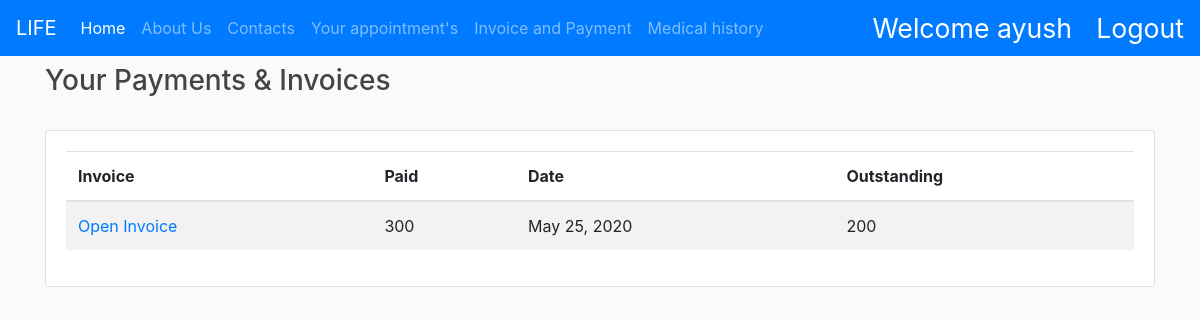
/payments/ (signed in), run on the app's committed database.
### users/models.py (models this page shows, shortened)
class User(AbstractUser):
    registeras = models.CharField(choices=REGISTER_AS, max_length=2)
    def is_patient(self):
        if self.registeras == 'P':
            return True
        else:
            return False
    class Meta:
        ordering = ('id',)

### aspatal_app/models.py (models this page shows, shortened)
class Payment(models.Model):
    patient = models.ForeignKey(User, on_delete=models.CASCADE, related_name="patient_payments")
    date = models.DateField(auto_now_add=True)
    paid = models.IntegerField(null=True)
    outstanding = models.IntegerField(null=True)
    total = models.IntegerField(null=True)
    payment_type = models.CharField(choices=PAYMENT_TYPES, max_length=1, default="I")
    class Meta:
        ordering = ('-id',)

### aspatal_app/views.py (the view)
# urls.py: path("payments/", views.pateintpayments, name="pat_payments"),
@login_required(login_url='/login/')
def pateintpayments(request):
    if request.method == "GET":
        context = {
            "payment_me" : Payment.objects.filter(patient=request.user),
        }
        return render(request, 'aspatal_app/payment_invoice.html', context=context)

### aspatal_app/templates/aspatal_app/payment_invoice.html (shortened to what this page needs)
{% extends 'aspatal_app/index.html' %}
{% load crispy_forms_tags %}
{% block content %}
<div class="row">
    <div class="col-md-12">
        <h3>Your Payments & Invoices</h3>
        <br>
        <div class="card card-body">
            <table class="table table-striped">
                <thead>
                    <th>Invoice</th>
                    <th>Paid</th>
                    <th>Date</th>
                    <th>Outstanding</th>
                </thead>
                {% for obj in payment_me %}
                <tr>
                    <td><a href="">Open Invoice</a></td>
                    <td>{{ obj.paid }}</td>
                    <td>{{ obj.date }}</td>
                    <td>{{ obj.outstanding }}</td>
                </tr>
                {% endfor %}
            </table>
        </div>
    </div>
</div>
{% endblock %}

### aspatal_app/templates/aspatal_app/index.html (shortened to what this page needs)
{% load static %}
<!doctype html>
<html lang="en">
<head>
  <link rel="stylesheet" href="https://stackpath.bootstrapcdn.com/bootstrap/4.3.1/css/bootstrap.min.css">
  <link rel="stylesheet"  type="text/css"  href="{% static 'aspatal_app/style.css' %}">
  <link rel="stylesheet" href="https://use.fontawesome.com/releases/v5.8.1/css/all.css">
</head>
<body>
{% if user.is_authenticated and user.is_patient %}
<nav class="navbar navbar-expand-lg navbar-dark bg-primary">
  <a class="navbar-brand" href="/">LIFE</a>
  <div class="collapse navbar-collapse" id="navbarSupportedContent">
    <ul class="navbar-nav mr-auto">
      <li class="nav-item active">
        <a class="nav-link" href="#">Home <span class="sr-only">(current)</span></a>
      </li>
      <li class="nav-item">
        <a class="nav-link" href="{% url 'aspatal_app:about' %}">About Us</a>
      </li>
      <li class="nav-item">
        <a class="nav-link" href="{% url 'aspatal_app:contact' %}">Contacts</a>
      </li>
      <li class="nav-item">
        <a class="nav-link" href="{% url 'aspatal_app:patient-appointments' %}">Your appointment's</a>
      </li>
      <li class="nav-item">
        <a class="nav-link" href="{% url 'aspatal_app:pat_payments' %}">Invoice and Payment</a>
      </li>
      <li class="nav-item">
        <a class="nav-link" href="{% url 'aspatal_app:med-history' %}">Medical history</a>
      </li>
    </ul>
    <a href="{% url 'users:profile' %}"style="color:white;font-size:20pt;" class="mr-4">Welcome {{user.username}}</a>
    <a href="{% url 'users:logout' %}" style="color:white;font-size:20pt;">Logout</a>
  </div>
</nav>
    {% endif %}
<main role="main" class="container">
  <div class="row mt-2">
    <div class="col-md-12">
      {% block content %}{% endblock %}
    </div>
  </div>
</main>
</body>
</html>

### aspatal_app/static/aspatal_app/style.css (style rules this page uses)
body { background: #fafafa; color: #333333; }
h1, h2, h3, h4, h5, h6 { color: #444444; }
ul { margin: 0; }

### data on the page
User: username "ayush"
Payment: paid "300", date "May 25, 2020", outstanding "200"
